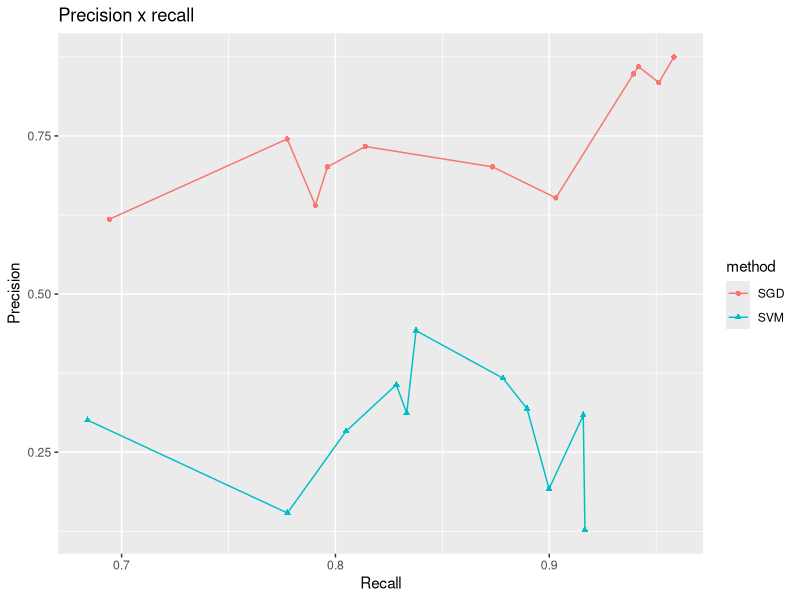

Here is the R script that generated this plot:
#loading library
require("ggplot2")

# selecting the current directory
setwd("/Users/tassiovale/Dropbox/PhD Thesis/trace2vary/trace_recovery/results/")

# read csv file
data <- read.csv("2018-05-09_16h30m_output.csv")

chart <- ggplot(data=data, aes(x=recall, y=precision, group=method, colour=method)) +
    geom_line() +
    geom_point(aes(shape=method)) +
    ggtitle("Precision x recall") +
    labs(x="Recall", y="Precision") +
    scale_fill_discrete(name="IR method")

ggsave("2018-05-09_16h30m_precisionrecall_chart.eps")